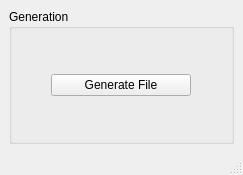
<?xml version="1.0" encoding="UTF-8"?>
<ui version="4.0">
 <class>MainWindow</class>
 <widget class="QMainWindow" name="MainWindow">
  <property name="geometry">
   <rect>
    <x>0</x>
    <y>0</y>
    <width>243</width>
    <height>175</height>
   </rect>
  </property>
  <property name="sizePolicy">
   <sizepolicy hsizetype="Expanding" vsizetype="Minimum">
    <horstretch>0</horstretch>
    <verstretch>0</verstretch>
   </sizepolicy>
  </property>
  <property name="minimumSize">
   <size>
    <width>0</width>
    <height>0</height>
   </size>
  </property>
  <property name="windowTitle">
   <string>MainWindow</string>
  </property>
  <widget class="QWidget" name="centralwidget">
   <property name="sizePolicy">
    <sizepolicy hsizetype="Expanding" vsizetype="MinimumExpanding">
     <horstretch>0</horstretch>
     <verstretch>0</verstretch>
    </sizepolicy>
   </property>
   <property name="minimumSize">
    <size>
     <width>0</width>
     <height>0</height>
    </size>
   </property>
   <layout class="QGridLayout" name="gridLayout_5">
    <item row="0" column="0">
     <widget class="QGroupBox" name="groupBox_3">
      <property name="title">
       <string>Generation</string>
      </property>
      <layout class="QGridLayout" name="gridLayout_3">
       <item row="0" column="0">
        <widget class="QPushButton" name="writeChrono">
         <property name="sizePolicy">
          <sizepolicy hsizetype="Expanding" vsizetype="Fixed">
           <horstretch>0</horstretch>
           <verstretch>0</verstretch>
          </sizepolicy>
         </property>
         <property name="minimumSize">
          <size>
           <width>140</width>
           <height>20</height>
          </size>
         </property>
         <property name="maximumSize">
          <size>
           <width>0</width>
           <height>16777215</height>
          </size>
         </property>
         <property name="text">
          <string>Generate File</string>
         </property>
         <property name="autoDefault">
          <bool>false</bool>
         </property>
        </widget>
       </item>
      </layout>
     </widget>
    </item>
   </layout>
  </widget>
  <widget class="QMenuBar" name="menubar">
   <property name="geometry">
    <rect>
     <x>0</x>
     <y>0</y>
     <width>243</width>
     <height>22</height>
    </rect>
   </property>
  </widget>
  <widget class="QStatusBar" name="statusbar"/>
 </widget>
 <resources/>
 <connections/>
</ui>
